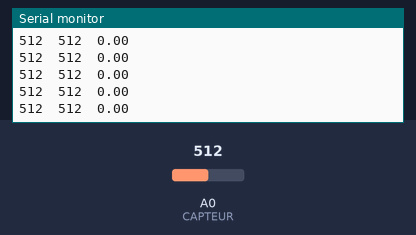
Bench run of a sketch on a simulated Arduino Uno, built with avr-gcc and run on an emulated ATmega328P. On the bench: the last lines printed to the serial monitor. Inputs (shaded band) come from the test bench; at power-on: A0 (CAPTEUR) = 512.

Above: at 1.2 s.
1.3 s: A0 (CAPTEUR) set to 490
At 1.8 s:
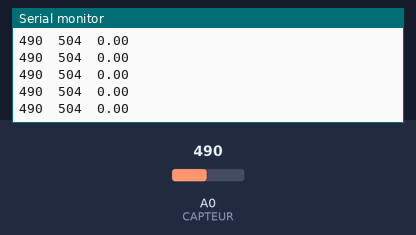
2.8 s: A0 (CAPTEUR) set to 510
At 3.3 s:
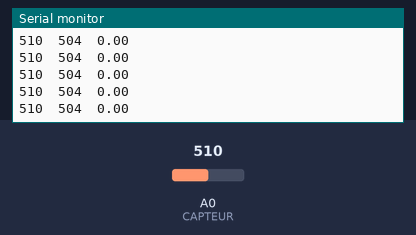
Timing chart, 0 to 5.8 s (numbered marks = the images above; inputs shaded):
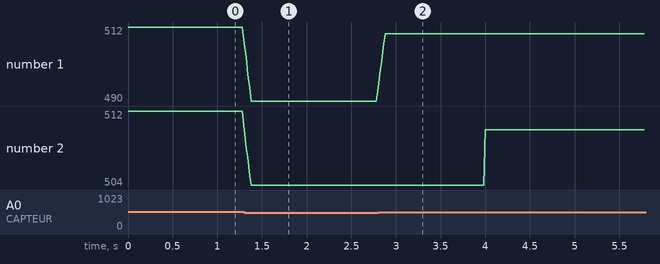

The sketch:

Test_v3.ino
```cpp
const byte CAPTEUR = A0;

const unsigned long PERIODE = 20;
const byte TAILLE_FILTRE = 5;
const byte NB_INTERValles = 5;

int buffer[TAILLE_FILTRE];
byte indiceFiltre = 0;
long somme = 0;
bool filtreInitialise = false;

unsigned long prochaineMesure;
unsigned long debutMesure;
unsigned long debutFenetre;

int minimumSignal = 1023;
int maximumSignal = 0;

unsigned long dernierBattement = 0;
bool precedentAuDessus = false;

unsigned long intervalles[NB_INTERValles];
byte nombreIntervalles = 0;
byte indiceIntervalle = 0;

float calculerBPM() {
  if (nombreIntervalles == 0) {
    return 0;
  }

  float valeurs[NB_INTERValles];

  for (byte i = 0; i < nombreIntervalles; i++) {
    valeurs[i] = 60000.0 / intervalles[i];
  }

  for (byte i = 0; i < nombreIntervalles - 1; i++) {
    for (byte j = i + 1; j < nombreIntervalles; j++) {
      if (valeurs[j] < valeurs[i]) {
        float temporaire = valeurs[i];
        valeurs[i] = valeurs[j];
        valeurs[j] = temporaire;
      }
    }
  }

  return valeurs[nombreIntervalles / 2];
}

void setup() {
  Serial.begin(115200);

  prochaineMesure = millis();
  debutMesure = millis();
  debutFenetre = millis();
}

void loop() {
  unsigned long maintenant = millis();

  if ((long)(maintenant - prochaineMesure) < 0) {
    return;
  }

  prochaineMesure += PERIODE;

  int brut = analogRead(CAPTEUR);

  if (!filtreInitialise) {
    for (byte i = 0; i < TAILLE_FILTRE; i++) {
      buffer[i] = brut;
    }

    somme = (long)brut * TAILLE_FILTRE;
    filtreInitialise = true;
  } else {
    somme -= buffer[indiceFiltre];
    buffer[indiceFiltre] = brut;
    somme += brut;

    indiceFiltre++;
    if (indiceFiltre >= TAILLE_FILTRE) {
      indiceFiltre = 0;
    }
  }

  int filtre = somme / TAILLE_FILTRE;

  if (maintenant - debutFenetre >= 4000) {
    minimumSignal = filtre;
    maximumSignal = filtre;
    debutFenetre = maintenant;
  }

  if (filtre < minimumSignal) minimumSignal = filtre;
  if (filtre > maximumSignal) maximumSignal = filtre;

  int amplitude = maximumSignal - minimumSignal;
  int seuil = minimumSignal + 0.65 * amplitude;

  bool auDessus = amplitude > 30 && filtre > seuil;
  bool detectionAutorisee = maintenant - debutMesure >= 4000;

  if (detectionAutorisee && auDessus && !precedentAuDessus) {
    if (dernierBattement == 0) {
      dernierBattement = maintenant;
    } else {
      unsigned long intervalle = maintenant - dernierBattement;

      if (intervalle >= 500 && intervalle <= 1500) {
        intervalles[indiceIntervalle] = intervalle;

        indiceIntervalle++;
        if (indiceIntervalle >= NB_INTERValles) {
          indiceIntervalle = 0;
        }

        if (nombreIntervalles < NB_INTERValles) {
          nombreIntervalles++;
        }

        dernierBattement = maintenant;
      } else if (intervalle > 1500) {
        dernierBattement = maintenant;
      }
    }
  }

  precedentAuDessus = auDessus;

  float bpm = calculerBPM();

  Serial.print(filtre);
  Serial.print('\t');
  Serial.print(seuil);
  Serial.print('\t');
  Serial.println(bpm, 2);
}
```

Measured:
- after the input at 1.3 s, the serial monitor: prints a new line at once (image 1)
- after the input at 2.8 s, the serial monitor: prints a new line at once (image 2)
- plotted number 1: 512 → 490 after the input at 1.3 s
- plotted number 2: 512 → 504 after the input at 1.3 s
